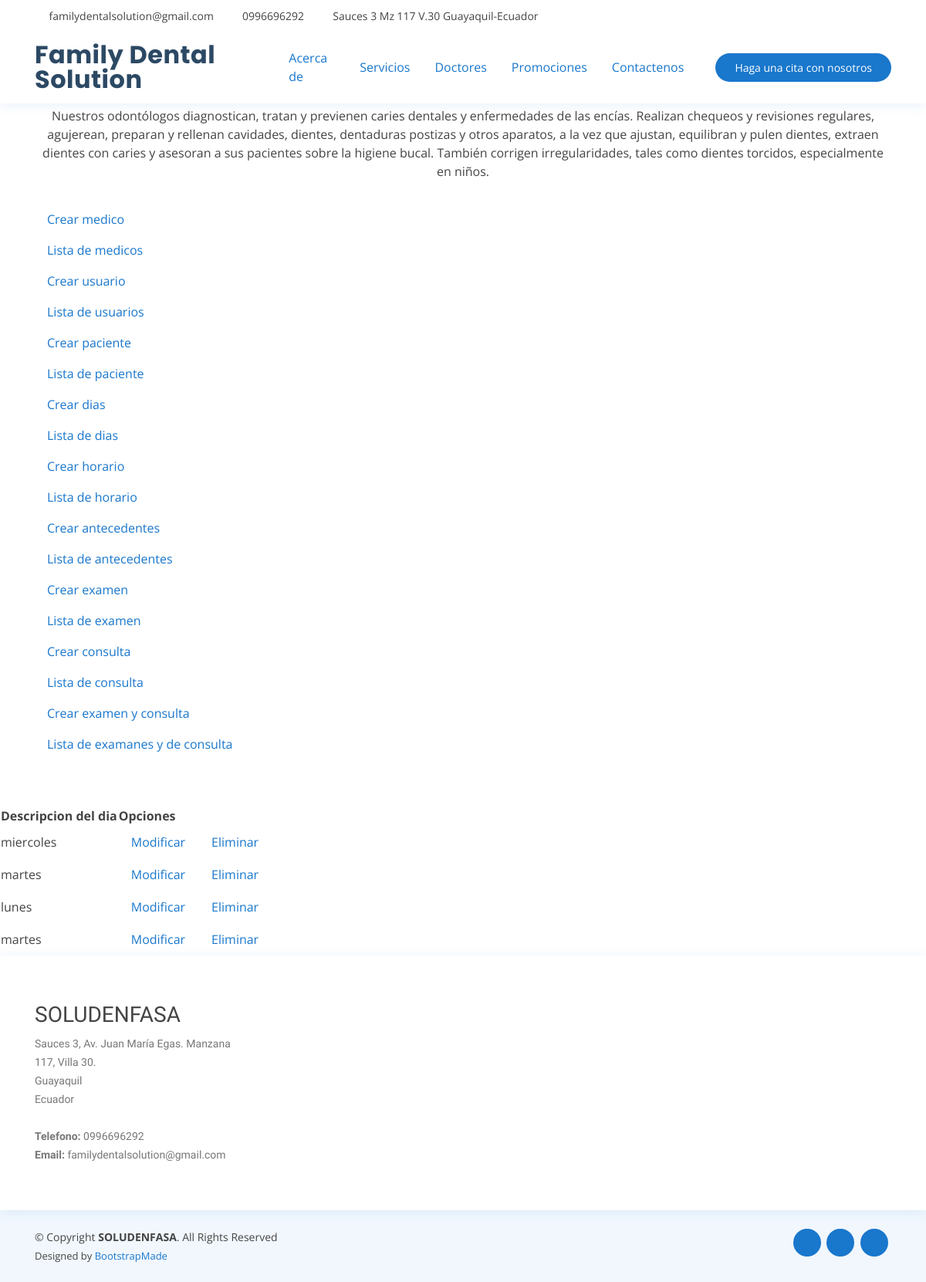
/medicos/diadeatencion/, run on the app's committed database.
### medicos/models.py (models this page shows, shortened)
class Dia_atencion(models.Model):
    descripcion_dia = models.CharField(max_length=20)
    created = models.DateTimeField(auto_now_add=True)
    updated = models.DateTimeField(auto_now=True)
    class Meta:
        db_table = "tr_dia_atencion"
        verbose_name = "dia_atencion"
        verbose_name_plural = "dia_atenciones"

### medicos/views.py (the view)
# urls.py: path('diadeatencion/', views.consultardiadeatencion, name="diadeatencion"),
def consultardiadeatencion(request, plantilla="consultardiadeatencion.html"):
    dia_atencion = Dia_atencion.objects.all()
    data = {
        'diadeatencion':dia_atencion
    }
    return render(request, plantilla, data)

### medicos/templates/consultardiadeatencion.html
{% extends "creardiadeatencion.html" %}
{% load static %}
{% block content %}
    <table>
        <tr>
            <th>Descripcion del dia</th>
            <th>Opciones</th>
        </tr>
        {% for p in diadeatencion %}
        <tr>
            <td>{{ p.descripcion_dia }}</td>
            <td><a class="nav-link" href="{% url 'modificardiadeatencion' p.id %}">Modificar</a></td>
            <td><a class="nav-link" href="{% url 'eliminardiadeatencion' p.id %}">Eliminar</a></td>
        </tr>
         {% endfor %}
    </table>
  {% endblock %}

### core/static/assets/css/style.css (style rules this page uses)
body { font-family: "Open Sans", sans-serif; color: #444444; }
a { color: #1977cc; }

### data on the page
Dia_atencion: descripcion_dia "miercoles"
Dia_atencion: descripcion_dia "martes"
Dia_atencion: descripcion_dia "lunes"
Dia_atencion: descripcion_dia "martes"
